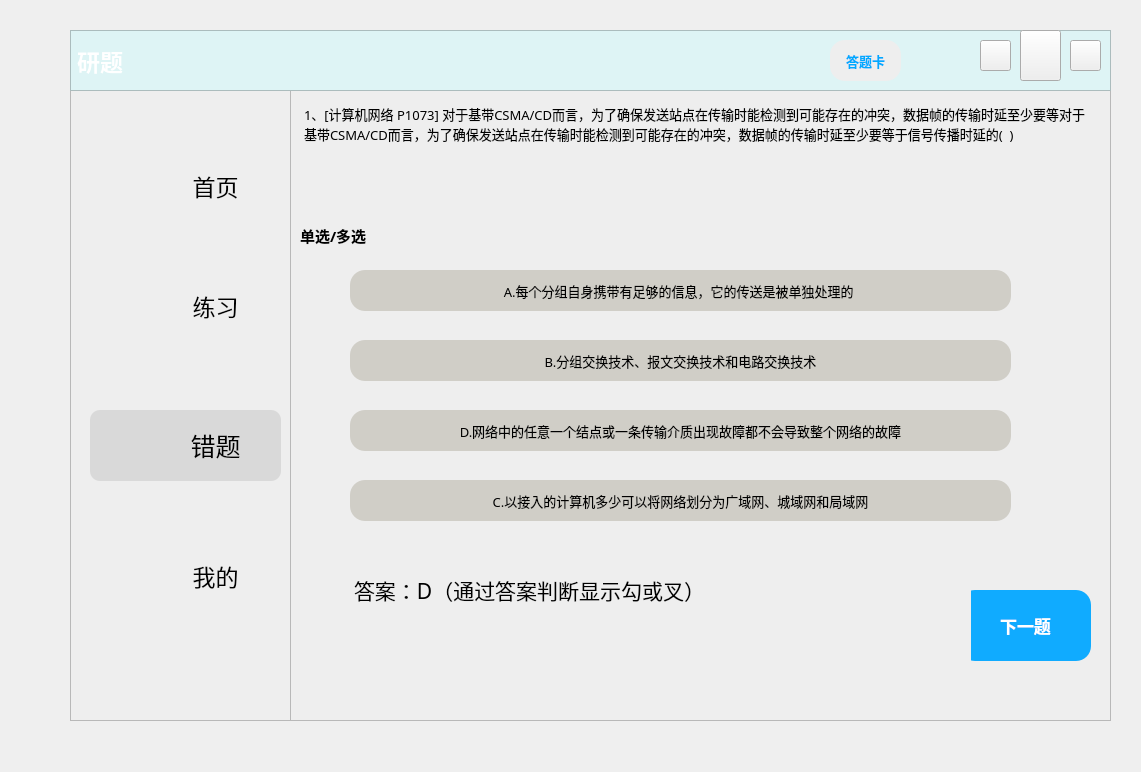
<?xml version="1.0" encoding="UTF-8"?>
<ui version="4.0">
 <class>Form</class>
 <widget class="QWidget" name="Form">
  <property name="geometry">
   <rect>
    <x>0</x>
    <y>0</y>
    <width>1141</width>
    <height>772</height>
   </rect>
  </property>
  <property name="windowTitle">
   <string>Form</string>
  </property>
  <widget class="QLabel" name="head_background">
   <property name="geometry">
    <rect>
     <x>70</x>
     <y>30</y>
     <width>1041</width>
     <height>61</height>
    </rect>
   </property>
   <property name="font">
    <font>
     <family>微软雅黑</family>
     <pointsize>17</pointsize>
     <weight>75</weight>
     <bold>true</bold>
    </font>
   </property>
   <property name="styleSheet">
    <string notr="true">background-color: rgb(222, 244, 245);
background-image: url(:/新前缀/背景1.jpg);
color: rgb(255, 255, 255);</string>
   </property>
   <property name="frameShape">
    <enum>QFrame::StyledPanel</enum>
   </property>
   <property name="frameShadow">
    <enum>QFrame::Sunken</enum>
   </property>
   <property name="text">
    <string>研题</string>
   </property>
  </widget>
  <widget class="QPushButton" name="Bt_D_wr">
   <property name="geometry">
    <rect>
     <x>350</x>
     <y>480</y>
     <width>661</width>
     <height>41</height>
    </rect>
   </property>
   <property name="font">
    <font>
     <family>微软雅黑</family>
     <pointsize>10</pointsize>
    </font>
   </property>
   <property name="styleSheet">
    <string notr="true">QPushButton{
background-color: rgb(208, 206, 199);
border-radius:15px
}
QPushButton:hover{
	background-color: rgb(217, 217, 217);
	border-radius:15px
}
QPushButton:pressed{
	padding-left:5px;
	padding-top:5px;
}
</string>
   </property>
   <property name="text">
    <string>C.以接入的计算机多少可以将网络划分为广域网、城域网和局域网</string>
   </property>
  </widget>
  <widget class="QPushButton" name="Bt_exit">
   <property name="geometry">
    <rect>
     <x>1070</x>
     <y>40</y>
     <width>31</width>
     <height>31</height>
    </rect>
   </property>
   <property name="styleSheet">
    <string notr="true">QPushButton{
	border-image: url(:/新前缀/关闭窗口.png);
}
QPushButton:hover{
	
	background-color: rgb(255, 0, 0);
	border-radius:30px
}
QPushButton:pressed{
	padding-left:5px;
	padding-top:5px;
}</string>
   </property>
   <property name="text">
    <string/>
   </property>
  </widget>
  <widget class="QFrame" name="frame_left">
   <property name="geometry">
    <rect>
     <x>70</x>
     <y>30</y>
     <width>221</width>
     <height>691</height>
    </rect>
   </property>
   <property name="styleSheet">
    <string notr="true">QFrame{
	background-color: rgb(238, 238, 238);
	
}</string>
   </property>
   <property name="frameShape">
    <enum>QFrame::StyledPanel</enum>
   </property>
   <property name="frameShadow">
    <enum>QFrame::Sunken</enum>
   </property>
   <property name="lineWidth">
    <number>0</number>
   </property>
   <widget class="QFrame" name="frame_chosen">
    <property name="geometry">
     <rect>
      <x>20</x>
      <y>380</y>
      <width>191</width>
      <height>71</height>
     </rect>
    </property>
    <property name="font">
     <font>
      <family>微软雅黑</family>
     </font>
    </property>
    <property name="styleSheet">
     <string notr="true">background-color: rgb(217, 217, 217);
border-radius:10px;
</string>
    </property>
    <property name="frameShape">
     <enum>QFrame::StyledPanel</enum>
    </property>
    <property name="frameShadow">
     <enum>QFrame::Raised</enum>
    </property>
    <widget class="QLabel" name="label_wrong">
     <property name="geometry">
      <rect>
       <x>0</x>
       <y>20</y>
       <width>61</width>
       <height>41</height>
      </rect>
     </property>
     <property name="styleSheet">
      <string notr="true">image: url(:/新前缀/错题.png);
background-color: rgb(217, 217, 217);
</string>
     </property>
     <property name="text">
      <string/>
     </property>
    </widget>
    <widget class="QPushButton" name="Bt_wrong">
     <property name="geometry">
      <rect>
       <x>60</x>
       <y>0</y>
       <width>131</width>
       <height>71</height>
      </rect>
     </property>
     <property name="font">
      <font>
       <family>微软雅黑</family>
       <pointsize>19</pointsize>
      </font>
     </property>
     <property name="cursor">
      <cursorShape>PointingHandCursor</cursorShape>
     </property>
     <property name="styleSheet">
      <string notr="true">QPushButton{
	color: rgb(0, 0, 0);
	color: rgb(0, 0, 0);
	border-radius:30px
}
QPushButton:pressed{
	padding-left:5px;
	padding-top:5px;
}
</string>
     </property>
     <property name="text">
      <string>错题</string>
     </property>
    </widget>
   </widget>
   <widget class="QPushButton" name="Bt_mine">
    <property name="geometry">
     <rect>
      <x>80</x>
      <y>510</y>
      <width>131</width>
      <height>71</height>
     </rect>
    </property>
    <property name="font">
     <font>
      <family>微软雅黑</family>
      <pointsize>17</pointsize>
      <weight>50</weight>
      <bold>false</bold>
     </font>
    </property>
    <property name="cursor">
     <cursorShape>PointingHandCursor</cursorShape>
    </property>
    <property name="styleSheet">
     <string notr="true">QPushButton{
	border-radius:30px

}
QPushButton:hover{
	background-color: rgb(217, 217, 217);
	border-radius:30px

}
QPushButton:pressed{
padding-left:5px;
	padding-top:5px;
	background-color: rgb(242, 255, 254);
}</string>
    </property>
    <property name="text">
     <string>我的</string>
    </property>
   </widget>
   <widget class="QPushButton" name="Bt_exercise">
    <property name="geometry">
     <rect>
      <x>80</x>
      <y>240</y>
      <width>131</width>
      <height>71</height>
     </rect>
    </property>
    <property name="font">
     <font>
      <family>微软雅黑</family>
      <pointsize>17</pointsize>
      <weight>50</weight>
      <bold>false</bold>
     </font>
    </property>
    <property name="cursor">
     <cursorShape>PointingHandCursor</cursorShape>
    </property>
    <property name="styleSheet">
     <string notr="true">QPushButton{
	border-radius:30px

}
QPushButton:hover{
	background-color: rgb(217, 217, 217);
	border-radius:30px
}
QPushButton:pressed{
	padding-left:5px;
	padding-top:5px;
	background-color: rgb(242, 255, 254);
}
</string>
    </property>
    <property name="text">
     <string>练习</string>
    </property>
   </widget>
   <widget class="QLabel" name="label_exercise">
    <property name="geometry">
     <rect>
      <x>20</x>
      <y>250</y>
      <width>61</width>
      <height>51</height>
     </rect>
    </property>
    <property name="styleSheet">
     <string notr="true">image: url(:/新前缀/练习.png);
</string>
    </property>
    <property name="text">
     <string/>
    </property>
   </widget>
   <widget class="QLabel" name="label_mine">
    <property name="geometry">
     <rect>
      <x>20</x>
      <y>520</y>
      <width>61</width>
      <height>51</height>
     </rect>
    </property>
    <property name="styleSheet">
     <string notr="true">image: url(:/新前缀/我的.png);</string>
    </property>
    <property name="text">
     <string/>
    </property>
   </widget>
   <widget class="QLabel" name="label_main">
    <property name="geometry">
     <rect>
      <x>20</x>
      <y>130</y>
      <width>61</width>
      <height>51</height>
     </rect>
    </property>
    <property name="styleSheet">
     <string notr="true">image: url(:/新前缀/首页.png);</string>
    </property>
    <property name="text">
     <string/>
    </property>
   </widget>
   <widget class="QPushButton" name="Bt_main">
    <property name="geometry">
     <rect>
      <x>80</x>
      <y>120</y>
      <width>131</width>
      <height>71</height>
     </rect>
    </property>
    <property name="font">
     <font>
      <family>微软雅黑</family>
      <pointsize>17</pointsize>
      <weight>50</weight>
      <italic>false</italic>
      <bold>false</bold>
      <underline>false</underline>
      <strikeout>false</strikeout>
     </font>
    </property>
    <property name="cursor">
     <cursorShape>PointingHandCursor</cursorShape>
    </property>
    <property name="styleSheet">
     <string notr="true">QPushButton{
	border-radius:30px

}
QPushButton:hover{
	background-color: rgb(217, 217, 217);
	border-radius:30px
}
QPushButton:pressed{
	padding-left:5px;
	padding-top:5px;
	background-color: rgb(242, 255, 254);
}
</string>
    </property>
    <property name="text">
     <string>首页</string>
    </property>
   </widget>
  </widget>
  <widget class="QPushButton" name="Bt_back">
   <property name="geometry">
    <rect>
     <x>980</x>
     <y>40</y>
     <width>31</width>
     <height>31</height>
    </rect>
   </property>
   <property name="styleSheet">
    <string notr="true">QPushButton{
	border-image: url(:/新前缀/返回.png);
}
QPushButton:hover{
	background-color: rgb(217, 217, 217);
	border-radius:30px
}
QPushButton:pressed{
	padding-left:5px;
	padding-top:5px;
}</string>
   </property>
   <property name="text">
    <string/>
   </property>
  </widget>
  <widget class="QPushButton" name="wrong_next">
   <property name="geometry">
    <rect>
     <x>960</x>
     <y>590</y>
     <width>131</width>
     <height>71</height>
    </rect>
   </property>
   <property name="font">
    <font>
     <family>微软雅黑</family>
     <pointsize>13</pointsize>
     <weight>75</weight>
     <bold>true</bold>
    </font>
   </property>
   <property name="cursor">
    <cursorShape>PointingHandCursor</cursorShape>
   </property>
   <property name="styleSheet">
    <string notr="true">QPushButton{
	background-color: rgb(16, 171, 255);
	color: rgb(255, 255, 255);
	border-radius:15px

}
QPushButton:pressed{
	padding-left:5px;
	padding-top:5px;
}</string>
   </property>
   <property name="text">
    <string>下一题</string>
   </property>
  </widget>
  <widget class="QPushButton" name="Bt_A_wr">
   <property name="geometry">
    <rect>
     <x>350</x>
     <y>270</y>
     <width>661</width>
     <height>41</height>
    </rect>
   </property>
   <property name="font">
    <font>
     <family>微软雅黑</family>
     <pointsize>10</pointsize>
    </font>
   </property>
   <property name="styleSheet">
    <string notr="true">QPushButton{
background-color: rgb(208, 206, 199);
border-radius:15px
}
QPushButton:hover{
	background-color: rgb(217, 217, 217);
	border-radius:15px
}
QPushButton:pressed{
	padding-left:5px;
	padding-top:5px;
}
</string>
   </property>
   <property name="text">
    <string>A.每个分组自身携带有足够的信息，它的传送是被单独处理的 </string>
   </property>
  </widget>
  <widget class="QTextBrowser" name="wrong_answer">
   <property name="geometry">
    <rect>
     <x>350</x>
     <y>570</y>
     <width>621</width>
     <height>111</height>
    </rect>
   </property>
   <property name="font">
    <font>
     <family>微软雅黑</family>
    </font>
   </property>
   <property name="styleSheet">
    <string notr="true">background-color: rgb(238, 238, 238);</string>
   </property>
   <property name="frameShape">
    <enum>QFrame::NoFrame</enum>
   </property>
   <property name="html">
    <string>&lt;!DOCTYPE HTML PUBLIC &quot;-//W3C//DTD HTML 4.0//EN&quot; &quot;http://www.w3.org/TR/REC-html40/strict.dtd&quot;&gt;
&lt;html&gt;&lt;head&gt;&lt;meta name=&quot;qrichtext&quot; content=&quot;1&quot; /&gt;&lt;style type=&quot;text/css&quot;&gt;
p, li { white-space: pre-wrap; }
&lt;/style&gt;&lt;/head&gt;&lt;body style=&quot; font-family:'微软雅黑'; font-size:9pt; font-weight:400; font-style:normal;&quot;&gt;
&lt;p style=&quot; margin-top:0px; margin-bottom:0px; margin-left:0px; margin-right:0px; -qt-block-indent:0; text-indent:0px;&quot;&gt;&lt;span style=&quot; font-size:16pt;&quot;&gt;答案：D（通过答案判断显示勾或叉）&lt;/span&gt;&lt;/p&gt;&lt;/body&gt;&lt;/html&gt;</string>
   </property>
  </widget>
  <widget class="QPushButton" name="Bt_B_wr">
   <property name="geometry">
    <rect>
     <x>350</x>
     <y>340</y>
     <width>661</width>
     <height>41</height>
    </rect>
   </property>
   <property name="font">
    <font>
     <family>微软雅黑</family>
     <pointsize>10</pointsize>
    </font>
   </property>
   <property name="styleSheet">
    <string notr="true">QPushButton{
background-color: rgb(208, 206, 199);
border-radius:15px
}
QPushButton:hover{
	background-color: rgb(217, 217, 217);
	border-radius:15px
}
QPushButton:pressed{
	padding-left:5px;
	padding-top:5px;
}
</string>
   </property>
   <property name="text">
    <string>B.分组交换技术、报文交换技术和电路交换技术</string>
   </property>
  </widget>
  <widget class="QLabel" name="judge_wrong">
   <property name="geometry">
    <rect>
     <x>1010</x>
     <y>340</y>
     <width>41</width>
     <height>41</height>
    </rect>
   </property>
   <property name="styleSheet">
    <string notr="true">border-image: url(:/新前缀/错误.png);</string>
   </property>
   <property name="text">
    <string/>
   </property>
  </widget>
  <widget class="QLabel" name="label_right">
   <property name="enabled">
    <bool>true</bool>
   </property>
   <property name="geometry">
    <rect>
     <x>290</x>
     <y>30</y>
     <width>821</width>
     <height>691</height>
    </rect>
   </property>
   <property name="styleSheet">
    <string notr="true">QFrame{
	background-color: rgb(238, 238, 238);
}</string>
   </property>
   <property name="frameShape">
    <enum>QFrame::StyledPanel</enum>
   </property>
   <property name="frameShadow">
    <enum>QFrame::Sunken</enum>
   </property>
   <property name="text">
    <string/>
   </property>
  </widget>
  <widget class="QPushButton" name="Bt_C_wr">
   <property name="geometry">
    <rect>
     <x>350</x>
     <y>410</y>
     <width>661</width>
     <height>41</height>
    </rect>
   </property>
   <property name="font">
    <font>
     <family>微软雅黑</family>
     <pointsize>10</pointsize>
    </font>
   </property>
   <property name="styleSheet">
    <string notr="true">QPushButton{
background-color: rgb(208, 206, 199);
border-radius:15px
}
QPushButton:hover{
	background-color: rgb(217, 217, 217);
	border-radius:15px
}
QPushButton:pressed{
	padding-left:5px;
	padding-top:5px;
}
</string>
   </property>
   <property name="text">
    <string>D.网络中的任意一个结点或一条传输介质出现故障都不会导致整个网络的故障</string>
   </property>
  </widget>
  <widget class="QPushButton" name="wrong_view">
   <property name="geometry">
    <rect>
     <x>830</x>
     <y>40</y>
     <width>71</width>
     <height>41</height>
    </rect>
   </property>
   <property name="font">
    <font>
     <family>微软雅黑</family>
     <pointsize>10</pointsize>
     <weight>75</weight>
     <italic>false</italic>
     <bold>true</bold>
     <underline>false</underline>
    </font>
   </property>
   <property name="cursor">
    <cursorShape>PointingHandCursor</cursorShape>
   </property>
   <property name="contextMenuPolicy">
    <enum>Qt::PreventContextMenu</enum>
   </property>
   <property name="styleSheet">
    <string notr="true">QPushButton{
	border-radius:15px;
	background-color: rgb(238, 238, 238);
	color: rgb(0, 170, 255);
}

QPushButton:pressed{
	padding-left:5px;
	padding-top:5px;
}

</string>
   </property>
   <property name="text">
    <string>答题卡</string>
   </property>
  </widget>
  <widget class="QPushButton" name="Bt_minimise">
   <property name="geometry">
    <rect>
     <x>1020</x>
     <y>30</y>
     <width>41</width>
     <height>51</height>
    </rect>
   </property>
   <property name="styleSheet">
    <string notr="true">QPushButton{
	border-image: url(:/新前缀/最小化.png);
}
QPushButton:hover{
	background-color: rgb(217, 217, 217);
	border-radius:30px
}
QPushButton:pressed{
	padding-left:5px;
	padding-top:5px;
}</string>
   </property>
   <property name="text">
    <string/>
   </property>
   <property name="icon">
    <iconset>
     <normaloff>:/icon/res/icon/最小化.png</normaloff>:/icon/res/icon/最小化.png</iconset>
   </property>
  </widget>
  <widget class="QLabel" name="judge_right">
   <property name="geometry">
    <rect>
     <x>1020</x>
     <y>270</y>
     <width>31</width>
     <height>31</height>
    </rect>
   </property>
   <property name="styleSheet">
    <string notr="true">border-image: url(:/新前缀/对勾-解除.png);</string>
   </property>
   <property name="text">
    <string/>
   </property>
  </widget>
  <widget class="QLabel" name="sigle_or_more">
   <property name="geometry">
    <rect>
     <x>300</x>
     <y>220</y>
     <width>81</width>
     <height>31</height>
    </rect>
   </property>
   <property name="font">
    <font>
     <family>微软雅黑</family>
     <pointsize>11</pointsize>
     <weight>75</weight>
     <bold>true</bold>
     <underline>false</underline>
    </font>
   </property>
   <property name="text">
    <string>单选/多选</string>
   </property>
  </widget>
  <widget class="QTextBrowser" name="wrong_title">
   <property name="geometry">
    <rect>
     <x>300</x>
     <y>100</y>
     <width>801</width>
     <height>111</height>
    </rect>
   </property>
   <property name="font">
    <font>
     <family>微软雅黑</family>
     <weight>50</weight>
     <bold>false</bold>
    </font>
   </property>
   <property name="styleSheet">
    <string notr="true">background-color: rgb(238, 238, 238);</string>
   </property>
   <property name="frameShape">
    <enum>QFrame::NoFrame</enum>
   </property>
   <property name="html">
    <string>&lt;!DOCTYPE HTML PUBLIC &quot;-//W3C//DTD HTML 4.0//EN&quot; &quot;http://www.w3.org/TR/REC-html40/strict.dtd&quot;&gt;
&lt;html&gt;&lt;head&gt;&lt;meta name=&quot;qrichtext&quot; content=&quot;1&quot; /&gt;&lt;style type=&quot;text/css&quot;&gt;
p, li { white-space: pre-wrap; }
&lt;/style&gt;&lt;/head&gt;&lt;body style=&quot; font-family:'微软雅黑'; font-size:9pt; font-weight:400; font-style:normal;&quot;&gt;
&lt;p style=&quot; margin-top:0px; margin-bottom:0px; margin-left:0px; margin-right:0px; -qt-block-indent:0; text-indent:0px;&quot;&gt;&lt;span style=&quot; font-family:'SimSun'; font-size:10pt;&quot;&gt;1、[计算机网络 P1073] 对于基带CSMA/CD而言，为了确保发送站点在传输时能检测到可能存在的冲突，数据帧的传输时延至少要等对于基带CSMA/CD而言，为了确保发送站点在传输时能检测到可能存在的冲突，数据帧的传输时延至少要等于信号传播时延的(  ) &lt;/span&gt;&lt;/p&gt;&lt;/body&gt;&lt;/html&gt;</string>
   </property>
  </widget>
  <zorder>frame_left</zorder>
  <zorder>label_right</zorder>
  <zorder>head_background</zorder>
  <zorder>Bt_D_wr</zorder>
  <zorder>wrong_next</zorder>
  <zorder>Bt_A_wr</zorder>
  <zorder>wrong_answer</zorder>
  <zorder>Bt_B_wr</zorder>
  <zorder>judge_wrong</zorder>
  <zorder>Bt_C_wr</zorder>
  <zorder>wrong_view</zorder>
  <zorder>judge_right</zorder>
  <zorder>sigle_or_more</zorder>
  <zorder>wrong_title</zorder>
  <zorder>Bt_back</zorder>
  <zorder>Bt_minimise</zorder>
  <zorder>Bt_exit</zorder>
 </widget>
 <resources>
  <include location="Resources.qrc"/>
 </resources>
 <connections>
  <connection>
   <sender>Bt_minimise</sender>
   <signal>clicked()</signal>
   <receiver>Form</receiver>
   <slot>showMinimized()</slot>
   <hints>
    <hint type="sourcelabel">
     <x>1039</x>
     <y>50</y>
    </hint>
    <hint type="destinationlabel">
     <x>1125</x>
     <y>122</y>
    </hint>
   </hints>
  </connection>
  <connection>
   <sender>Bt_exit</sender>
   <signal>clicked()</signal>
   <receiver>Form</receiver>
   <slot>close()</slot>
   <hints>
    <hint type="sourcelabel">
     <x>1091</x>
     <y>50</y>
    </hint>
    <hint type="destinationlabel">
     <x>1133</x>
     <y>41</y>
    </hint>
   </hints>
  </connection>
 </connections>
</ui>
